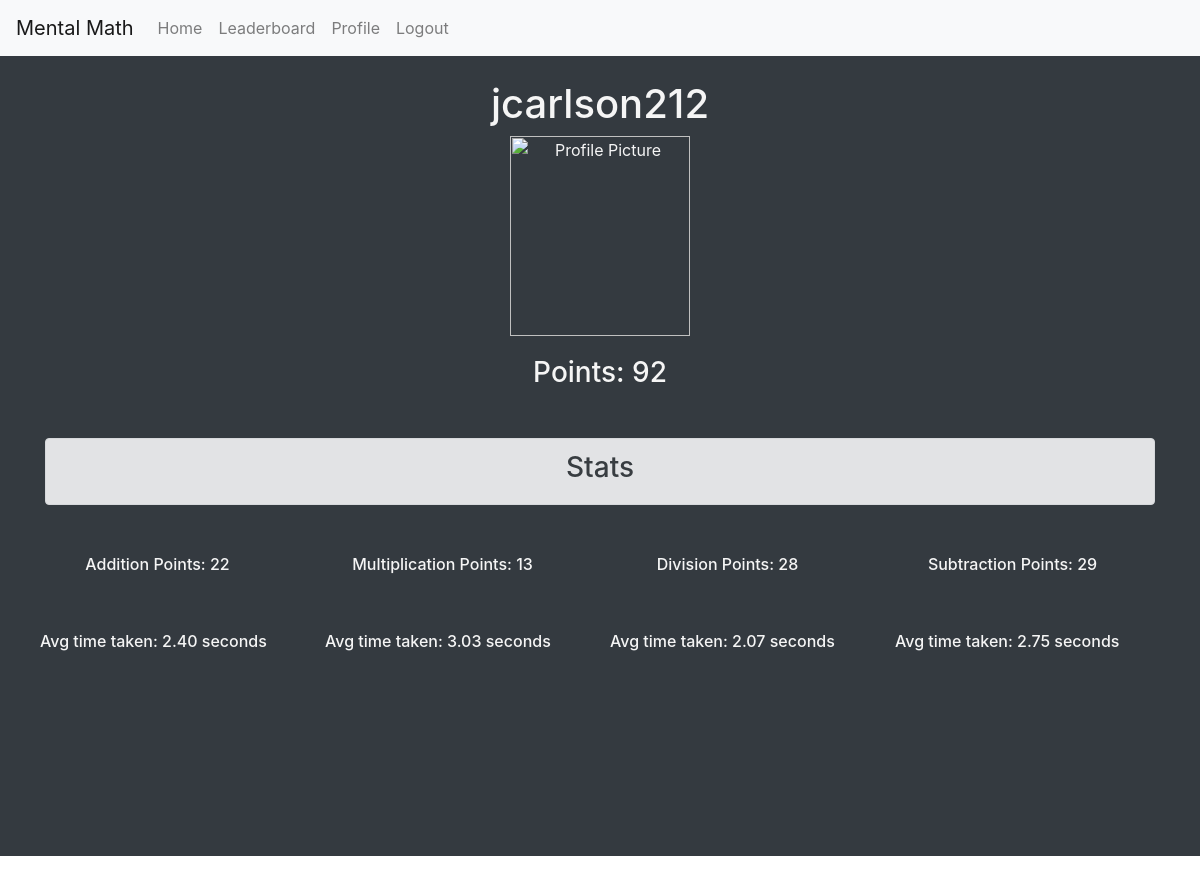
Page /profile (signed in) on the earlier database version.
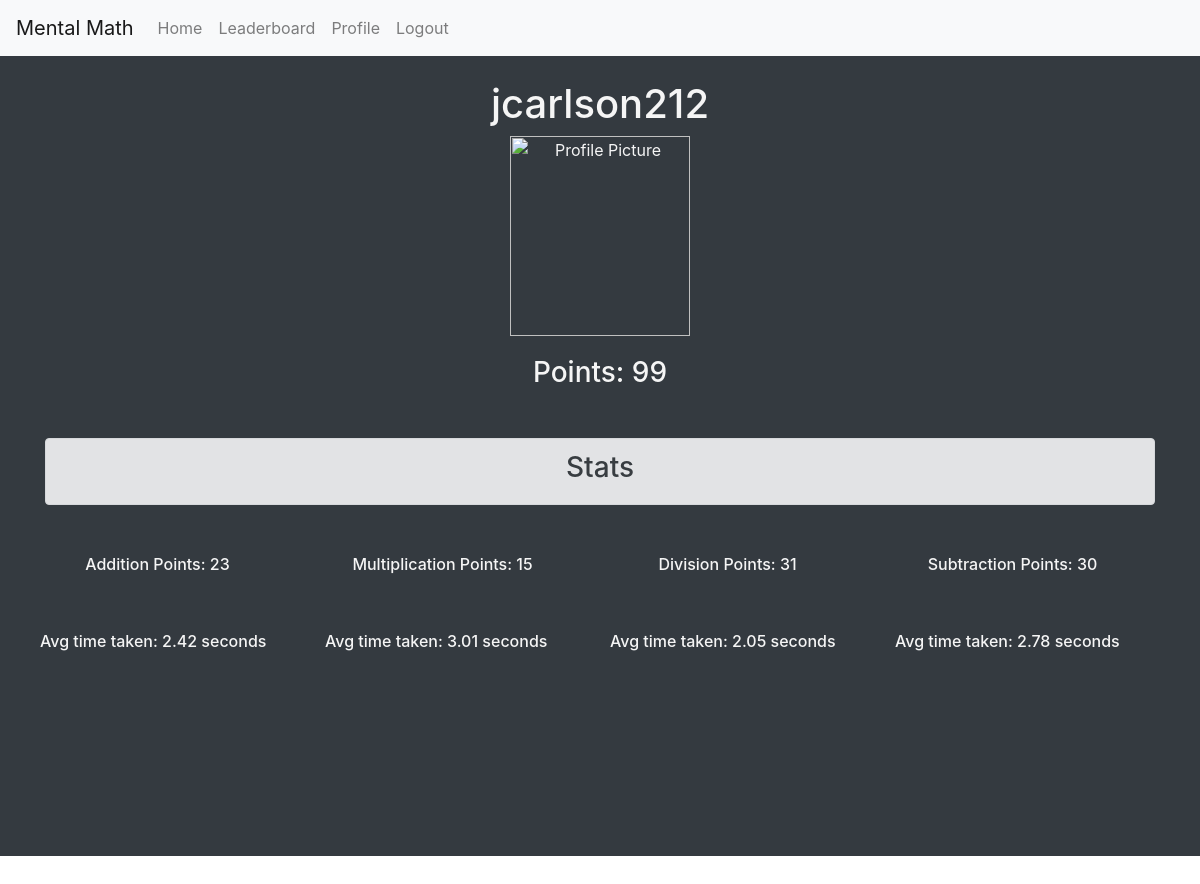
Same page on the later database version.
### MentalMathWebsite/models.py (models this page shows)
class User(AbstractUser):
    username = models.CharField(max_length=50, unique=True)
    password = models.CharField(max_length=50)
    email = models.EmailField(max_length=50, unique=True)
    points = models.IntegerField(default=0)
    multiplication = models.IntegerField(default=0)
    addition = models.IntegerField(default=0)
    subtraction = models.IntegerField(default=0)
    division = models.IntegerField(default=0)

### MentalMathWebsite/views.py (the view)
# urls.py: path("profile", views.profile, name="profile"),
def profile(request):
    if request.user.is_authenticated:
        user = User.objects.get(username=request.user.username)
        submissions = Submission.objects.filter(user=user)
        addition_avg_succ_resp_time = 0
        count = 0
        for sub in submissions:
            if sub.typeOfProblem == "+" and sub.isCorrect == True:
                addition_avg_succ_resp_time = (addition_avg_succ_resp_time*count / (count + 1.0)) + (sub.timeToFinish / (count + 1.0))
                count = count + 1
        subtraction_avg_succ_resp_time = 0
        count = 0
        for sub in submissions:
            if sub.typeOfProblem == "-" and sub.isCorrect == True:
                subtraction_avg_succ_resp_time = (subtraction_avg_succ_resp_time*count / (count + 1.0)) + (sub.timeToFinish / (count + 1.0))
                count = count + 1
        multiplication_avg_succ_resp_time = 0
        count = 0
        for sub in submissions:
            if sub.typeOfProblem == "*" and sub.isCorrect == True:
                multiplication_avg_succ_resp_time = (multiplication_avg_succ_resp_time*count / (count + 1.0)) + (sub.timeToFinish / (count + 1.0))
                count = count + 1
        division_avg_succ_resp_time = 0
        count = 0
        for sub in submissions:
            if sub.typeOfProblem == "/" and sub.isCorrect == True:
                division_avg_succ_resp_time = (division_avg_succ_resp_time*count / (count + 1.0)) + (sub.timeToFinish / (count + 1.0))
                count = count + 1
        profilePic = ""
        if len(UserProfilePicture.objects.filter(user=user)) > 0:
            profilePic = UserProfilePicture.objects.filter(user=user)[0].image
        return render(request, "MentalMathWebsite/profile.html", {
            "addition_avg_succ_resp_time": addition_avg_succ_resp_time,
            "subtraction_avg_succ_resp_time": subtraction_avg_succ_resp_time,
            "multiplication_avg_succ_resp_time": multiplication_avg_succ_resp_time,
            "division_avg_succ_resp_time": division_avg_succ_resp_time,
            "profilePic": profilePic
        })
    else:
        return HttpResponse("Please log in")

### MentalMathWebsite/templates/MentalMathWebsite/profile.html (shortened to what this page needs)
{% extends 'MentalMathWebsite/layout.html' %}
{% block content %}
<div class="bg-dark d-flex flex-column flex-grow-1" style="height: 100%; color: whitesmoke;">
    <div class="container text-center my-4 ">
        <h1>{{ user.username }}</h1>
        {% if profilePic != "" %}
        <img src="{{ profilePic }}" height="200" width="180" alt="Profile Picture">
        {% else %}
        <img src="https://static.thenounproject.com/png/17241-200.png" height="200" width="180" alt="Profile Picture">
        {% endif %}
        <h3 style="margin-top: 20px;">Points: {{ user.points }}</h2>
        <div class="alert alert-secondary my-5" role="alert">
            <h3>Stats</h3>
        </div>
        <div class="row" style="margin-top: 50px; height: 500px;">
            <div class="col" style="margin-left: 10px; margin-right: 10px;">
                <div class="row" style="width:100%;">
                    <h6 style="width:100%;">Addition Points: {{ user.addition }}</h6>
                </div>
                <div class="row" style="margin-top: 50px;">
                    <h6>Avg time taken: {{ addition_avg_succ_resp_time|floatformat:2 }} seconds</h6>
                </div>
            </div>
            <div class="col" style="margin-left: 10px; margin-right: 10px;">
                <div class="row" style="width: 100%;">
                    <h6 style="width:100%;">Multiplication Points: {{ user.multiplication }}</h6>
                </div>
                <div class="row" style="margin-top: 50px;">
                    <h6>Avg time taken: {{ multiplication_avg_succ_resp_time|floatformat:2 }} seconds</h6>
                </div>
            </div>
            <div class="col" style="margin-left: 10px; margin-right: 10px;">
                <div class="row" style="width:100%;">
                    <h6 style="width:100%;">Division Points: {{ user.division }}</h6>
                </div>
                <div class="row" style="margin-top: 50px;">
                    <h6>Avg time taken: {{ division_avg_succ_resp_time|floatformat:2 }} seconds</h6>
                </div>
            </div>
            <div class="col" style="margin-left: 10px; margin-right: 10px;">
                <div class="row" style="width:100%;">
                    <h6 style="width:100%;">Subtraction Points: {{ user.subtraction }}</h6>
                </div>
                <div class="row" style="margin-top: 50px;">
                    <h6>Avg time taken: {{ subtraction_avg_succ_resp_time|floatformat:2 }} seconds</h6>
                </div>
            </div>
        </div>
    </div>
</div>
{% endblock %}

Differences in the rows shown:
changed User "jcarlson212": points "92" → "99"; addition "22" → "23"; multiplication "13" → "15"; division "28" → "31"; subtraction "29" → "30"
Other differences:
{{ addition_avg_succ_resp_time|floatformat:2 }}: "2.40" → "2.42"
{{ multiplication_avg_succ_resp_time|floatformat:2 }}: "3.03" → "3.01"
{{ division_avg_succ_resp_time|floatformat:2 }}: "2.07" → "2.05"
{{ subtraction_avg_succ_resp_time|floatformat:2 }}: "2.75" → "2.78"
